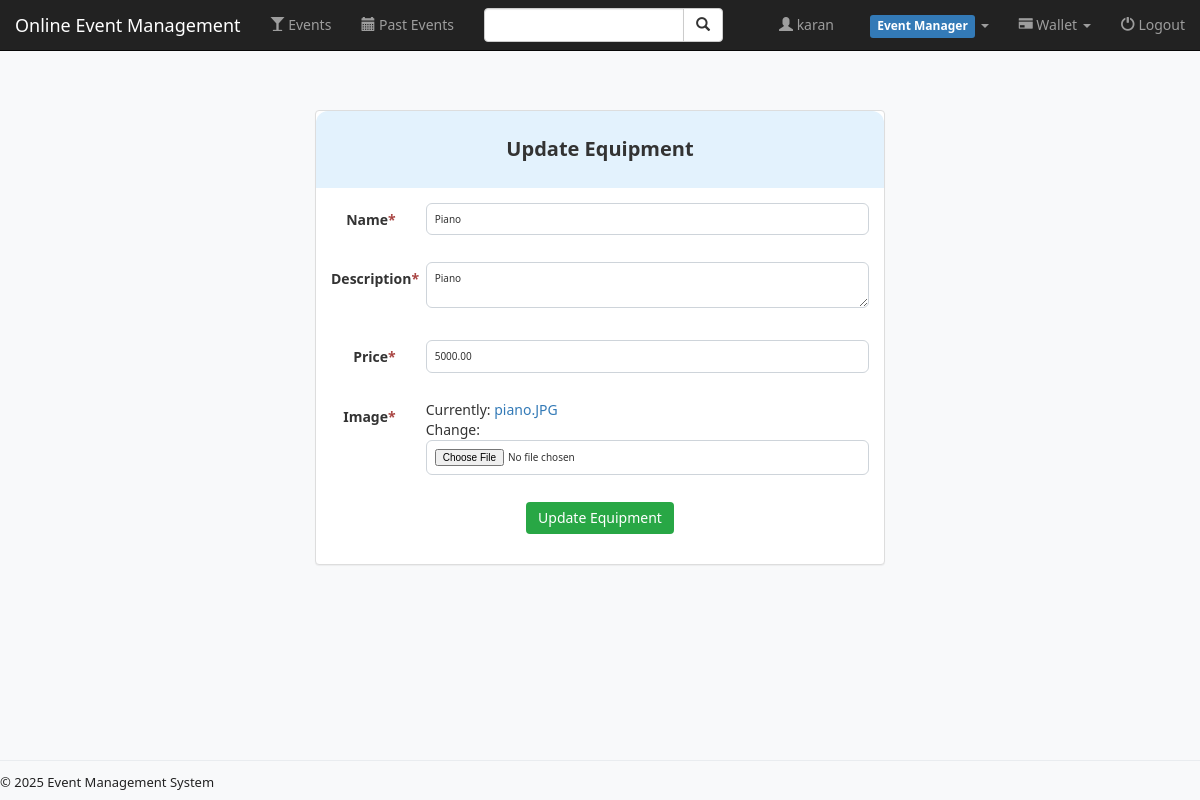
Screenshot of /event/update_equipment/1/ (signed in) with the database file from the repository.
### event/models.py (models this page shows, shortened)
class Equipment(models.Model):
    name = models.CharField(max_length=100, unique=True)
    description = models.TextField(blank=True, null=True)
    price = models.DecimalField(max_digits=8, decimal_places=2, null=True, blank=True)
    image = models.ImageField(default='settings.MEDIA_ROOT/default_event.jpg')

### event/views.py (the view)
# urls.py: path('update_equipment/<int:pk>/', views.update_equipment, name='update_equipment'),
def update_equipment(request, pk):
    if not request.user.is_superuser:
        return redirect('user:login_user')
    equipment = get_object_or_404(Equipment, pk=pk)
    if request.method == 'POST':
        form = EquipmentForm(request.POST, request.FILES, instance=equipment)
        if form.is_valid():
            form.save()
            messages.success(request, 'Equipment updated successfully!')
            return redirect('event:equipment_list')
    else:
        form = EquipmentForm(instance=equipment)
    return render(request, 'event/equipment_form.html', {'form': form})

### event/forms.py (shortened to what this page needs)
class EquipmentForm(forms.ModelForm):
    name = forms.CharField(required=True, widget=forms.TextInput(attrs={'maxlength': '100'}))
    description = forms.CharField(widget=forms.Textarea(attrs={'rows': 2}), required=True)
    price = forms.DecimalField(required=True, max_digits=7, decimal_places=2)
    image = forms.ImageField(required=True)
    class Meta:
        model = Equipment
        fields = ['name', 'description', 'price', 'image']

### event/templates/event/equipment_form.html (shortened to what this page needs)
{% extends 'event/base.html' %}
{% block body %}
<div class="container" style="max-width:600px; margin-top:40px;">
    <div class="panel panel-default">
    <div class="form-heading">{{ form.instance.pk|yesno:'Update Equipment,Add Equipment' }}{% if event %} for {{ event.name }}{% endif %}</div>
        <div class="panel-body">
            <form method="post" enctype="multipart/form-data" class="form-horizontal">
                {% include "event/form_template.html" %}
                <div class="form-group text-center">
                    <div class="col-sm-12">
                        <button type="submit" class="btn btn-success">{{ form.instance.pk|yesno:'Update Equipment,Add Equipment' }}</button>
                    </div>
                </div>
            </form>
        </div>
    </div>
</div>
{% endblock %}

### event/templates/event/base.html (shortened to what this page needs)
<!DOCTYPE html>
<html lang="en">
<head>
    {% load static %}
    <link rel="stylesheet" href="https://maxcdn.bootstrapcdn.com/bootstrap/3.3.7/css/bootstrap.min.css">
    <link rel="stylesheet" type="text/css" href="{% static 'event/css/style.css' %}"/>
</head>
<body style="display:flex; flex-direction:column; min-height:100vh;">
    <nav class="navbar navbar-inverse navbar-fixed-top " style="box-sizing: border-box;">
        <div class="container-fluid">
            <div class="navbar-header">
                <a class="navbar-brand" href="{% url 'event:home' %}">Online Event Management</a>
            </div>
            <div class="collapse navbar-collapse" id="topNavBar">
                <ul class="nav navbar-nav">
                    <li class="{% block events_active %}{% endblock %}">
                        <a href="{% url 'event:home' %}">
                            <span class="glyphicon glyphicon-glass" aria-hidden="true"></span> Events
                        </a>
                    </li>
                    <li class="{% block past_events_active %}{% endblock %}">
                        <a href="{% url 'event:past_events' %}">
                            <span class="glyphicon glyphicon-calendar" aria-hidden="true"></span> Past Events
                        </a>
                    </li>
                </ul>
                <form class="navbar-form navbar-left" role="search" method="get" action="{% url 'event:home' %}">
                    <div class="input-group col-xs-4">
                        <input type="text" class="form-control" name="query" value="{{ request.GET.q }}" style="width:200px">
                        <div class="input-group-btn">
                            <button class="btn btn-default" type="submit">
                                <i class="glyphicon glyphicon-search"></i>
                            </button>
                        </div>
                    </div>
                </form>
                <ul class="nav navbar-nav navbar-right">
                     <li class="{% block profile_active %}{% endblock %}">
                        <a href="{% url 'user:profile' %}" id="id_profile">
                            <span class="glyphicon glyphicon-user" aria-hidden="true"></span> {{request.user.username}}
                        </a>
                    </li>
                    {% if request.user.is_superuser %}
                    <li class="dropdown">
                        <a href="#" class="dropdown-toggle" data-toggle="dropdown" id="id_event_manager" role="button" aria-haspopup="true" aria-expanded="false">
                            <span class="label label-primary" style="margin-left:6px; font-size:12px; vertical-align:middle;">Event Manager</span>
                            <span class="caret"></span>
                        </a>
                    </li>
                    {% endif %}
                    <li class="dropdown {% block wallet_active %}{% endblock %}">
                        <a class="dropdown-toggle" data-toggle="dropdown" href="#">
                            <span class="glyphicon glyphicon-credit-card" aria-hidden="true"></span> Wallet <span class="caret"></span>
                        </a>
                    </li>
                    <li>
                        <a href="{% url 'user:logout_user' %}">
                            <span class="glyphicon glyphicon-off" aria-hidden="true"></span> Logout
                        </a>
                    </li>
                </ul>
            </div>
        </div>
    </nav>
    <div style="flex:1 0 auto; margin-top:70px;">
        {% block body %}
        {% endblock %}
    </div>
    <footer class="footer" style="flex-shrink:0;">
        &copy; {{ year|default:2025 }} Event Management System
    </footer>
</body>
</html>

### event/templates/event/form_template.html (shortened to what this page needs)
{% for field in form %}
<div class="form-group">
    <label class="control-label col-sm-2" style="text-align:right;">
        {{ field.label }}{% if field.field.required %}<span class="text-danger">*</span>{% endif %}
    </label>
    <div class="col-sm-10">
        {% if field.field.widget.input_type == 'checkbox' %}
            <div class="row" style="margin-left:0;">
                {% for checkbox in field %}
                 <label style="display: block; margin-bottom: 5px;" class="form-checkbox">
                     {{ checkbox.tag }} {{ checkbox.choice_label }}
                 </label>
                {% endfor %}
            </div>
        {% else %}
            {{ field }}
        {% endif %}
    </div>
</div>
{% endfor %}

### static/event/css/style.css (style rules this page uses)
.form-heading { font-size: 2rem; font-weight: 700; text-align: center; border-radius: 12px 12px 0 0; background: #e3f2fd; padding: 24px 24px; width: 100%; }
.form-heading { font-size:2rem; font-weight:700; text-align:center; border-radius:12px 12px 0 0; background:#e3f2fd; padding:24px 24px; width:100%; }
.footer { width: 100%; background: #f8f9fa; text-align: left; padding: 12px 0; border-top: 1px solid #e9ecef; color: #222; font-size: 1.3rem; height: 40px; position: fixed; bottom: 0; left: 0; z-index: 100; }
html { position: relative; min-height: 100%; }
body { margin-bottom: 60px; }
body, html { height: 100%; margin: 0; padding: 0; position: relative; min-height: 100vh; }
body { background: #f8f9fa; font-family: 'Segoe UI', Arial, sans-serif; }
.btn-success { background-color: #28a745; border: none; }
.form-group label { font-weight: 600; margin-bottom: 6px; }
.form-group input, .form-group textarea { border-radius: 6px; border: 1px solid #ced4da; padding: 8px; font-size: 1rem; width: 100%; margin-bottom: 12px; }

### rows the page displays
Equipment: instance.pk "Update Equipment", form "Piano" "Piano" "5000.00"

### other values shown
{{ request.user.username }} "karan"
{{ field.label }} "Name" "Description" "Price" "Image"
{{ year|default:2025 }} "2025"
